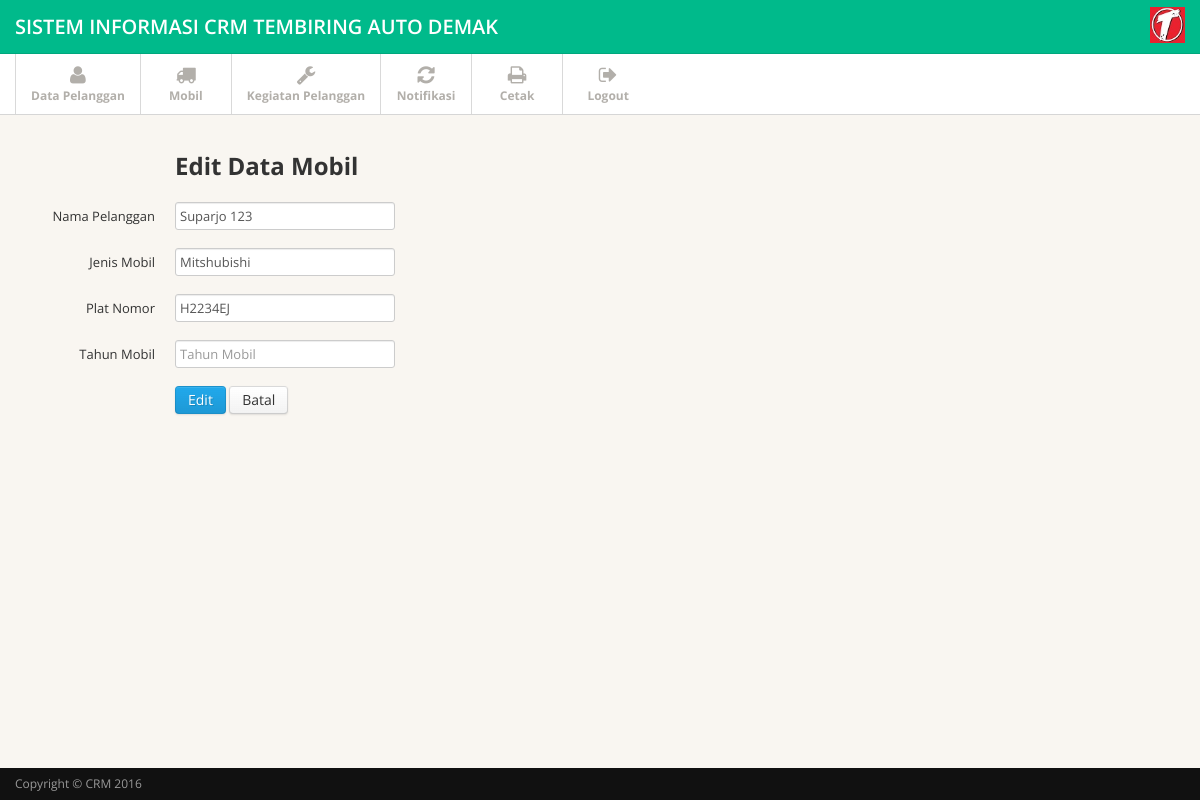
The page /edit_mobil.php?id=1 (signed in) on the database its author committed.
### tables this page shows
CREATE TABLE IF NOT EXISTS `mobil` (
  `id_mobil` int(5) unsigned NOT NULL AUTO_INCREMENT,
  `id_pelanggan` int(5) unsigned NOT NULL,
  `jenis_mobil` varchar(30) NOT NULL,
  `plat_nomor` varchar(15) NOT NULL,
  PRIMARY KEY (`id_mobil`),
  KEY `FK_mobil_pelanggan` (`id_pelanggan`)
);

CREATE TABLE IF NOT EXISTS `pelanggan` (
  `id_pelanggan` int(5) unsigned NOT NULL AUTO_INCREMENT,
  `nama` varchar(30) NOT NULL,
  `alamat` varchar(30) NOT NULL,
  `tanggal_lahir` date NOT NULL,
  `no_telepon` varchar(12) NOT NULL,
  PRIMARY KEY (`id_pelanggan`)
);

### sistem/db/MysqliDb.php (called while the page is built, shortened)
<?php
class MysqliDb
{
    public static $prefix = '';
    protected $_mysqli;
    protected $_query;
    protected $_queryOptions = array();
    protected $_join = array();
    protected $_orderBy = array();
    protected $_groupBy = array();
    protected $_bindParams = array('');
    protected $host;
    protected $username;
    protected $password;
    protected $db;
    protected $port;
    protected $charset;
    public $returnType = 'array';
    protected $_nestJoin = false;
    private $_tableName = '';
    protected $_mapKey = null;
    public function __construct($host = 'localhost', $username = 'root', $password = '', $db = 'crm', $port = null, $charset = 'utf8')
    {
        $isSubQuery = false;
        if (is_object($host)) {
            $this->_mysqli = $host;
        } else {
            $this->host = $host;
        }
        $this->username = $username;
        $this->password = $password;
        $this->db = $db;
        $this->port = $port;
        $this->charset = $charset;
    }
    public function connect()
    {
        $this->_mysqli = new mysqli($this->host, $this->username, $this->password, $this->db, $this->port);
        if ($this->charset) {
            $this->_mysqli->set_charset($this->charset);
        }
    }
    public function mysqli()
    {
        return $this->_mysqli;
    }
    protected function reset()
    {
        $this->_join = array();
        $this->_orderBy = array();
        $this->_groupBy = array();
        $this->_bindParams = array('');
        $this->_query = null;
        $this->_queryOptions = array();
        $this->returnType = 'array';
        $this->_nestJoin = false;
        $this->_tableName = '';
        $this->_mapKey = null;
    }
    public function get($tableName, $numRows = null, $columns = '*')
    {
        $column = is_array($columns) ? implode(', ', $columns) : $columns;
        if (strpos($tableName, '.') === false) {
            $this->_tableName = self::$prefix . $tableName;
        } else {
            $this->_tableName = $tableName;
        }
        $this->_query = 'SELECT ' . implode(' ', $this->_queryOptions) . ' ' .
            $column . " FROM " . $this->_tableName;
        $stmt = $this->_buildQuery($numRows);
        $stmt->execute();
        $res = $this->_dynamicBindResults($stmt);
        return $res;
    }
    public function join($joinTable, $joinCondition, $joinType = '')
    {
        $joinType = strtoupper(trim($joinType));
        if (!is_object($joinTable)) {
            $joinTable = self::$prefix . $joinTable;
        }
        $this->_join[] = Array($joinType, $joinTable, $joinCondition);
        return $this;
    }
    protected function _determineType($item)
    {
        switch (gettype($item)) {
            case 'NULL':
            case 'string':
                return 's';
                break;
        }
        return '';
    }
    protected function _bindParam($value)
    {
        $this->_bindParams[0] .= $this->_determineType($value);
        array_push($this->_bindParams, $value);
    }
    protected function _buildPair($operator, $value)
    {
        if (!is_object($value)) {
            return ' ' . $operator . ' ? ';
        }
        $subQuery = $value->getSubQuery();
        return " " . $operator . " (" . $subQuery['query'] . ") " . $subQuery['alias'];
    }
    protected function _buildQuery($numRows = null, $tableData = null)
    {
        $stmt = $this->_prepareQuery();
        if (count($this->_bindParams) > 1) {
            call_user_func_array(array($stmt, 'bind_param'), $this->refValues($this->_bindParams));
        }
        return $stmt;
    }
    protected function _dynamicBindResults(mysqli_stmt $stmt)
    {
        $parameters = array();
        $results = array();
        $mysqlLongType = 252;
        $shouldStoreResult = false;
        $meta = $stmt->result_metadata();
        $row = array();
        while ($field = $meta->fetch_field()) {
            if ($this->_nestJoin && $field->table != $this->_tableName) {
                $field->table = substr($field->table, strlen(self::$prefix));
                $row[$field->table][$field->name] = null;
                $parameters[] = & $row[$field->table][$field->name];
            } else {
                $row[$field->name] = null;
                $parameters[] = & $row[$field->name];
            }
        }
        call_user_func_array(array($stmt, 'bind_result'), $parameters);
        while ($stmt->fetch()) {
            if ($this->returnType == 'object') {
                $result = new stdClass ();
                foreach ($row as $key => $val) {
                    if (is_array($val)) {
                        $result->$key = new stdClass ();
                        foreach ($val as $k => $v) {
                            $result->$key->$k = $v;
                        }
                    } else {
                        $result->$key = $val;
                    }
                }
            } else {
                $result = array();
                foreach ($row as $key => $val) {
                    if (is_array($val)) {
                        foreach ($val as $k => $v) {
                            $result[$key][$k] = $v;
                        }
                    } else {
                        $result[$key] = $val;
                    }
                }
            }
            if ($this->_mapKey) {
                $results[$row[$this->_mapKey]] = count($row) > 2 ? $result : end($result);
            } else {
                array_push($results, $result);
            }
        }
        return $results;
    }
    protected function _buildJoin()
    {
        foreach ($this->_join as $data) {
            list ($joinType, $joinTable, $joinCondition) = $data;
            if (is_object($joinTable)) {
                $joinStr = $this->_buildPair("", $joinTable);
            } else {
                $joinStr = $joinTable;
            }
            $this->_query .= " " . $joinType . " JOIN " . $joinStr .
                (false !== stripos($joinCondition, 'using') ? " " : " on ")
                . $joinCondition;
        }
    }
    protected function _buildCondition($operator, &$conditions)
    {
        if (empty($conditions)) {
            return;
        }
        $this->_query .= ' ' . $operator;
        foreach ($conditions as $cond) {
            list ($concat, $varName, $operator, $val) = $cond;
            $this->_query .= " " . $concat . " " . $varName;
            switch (strtolower($operator)) {
                default:
                    if (is_array($val)) {
                        $this->_bindParams($val);
                    } elseif ($val === null) {
                        $this->_query .= $operator . " NULL";
                    } elseif ($val != 'DBNULL' || $val == '0') {
                        $this->_query .= $this->_buildPair($operator, $val);
                    }
            }
        }
    }
    protected function _buildGroupBy()
    {
        if (empty($this->_groupBy)) {
            return;
        }
        $this->_query .= " GROUP BY ";
        $this->_query = rtrim($this->_query, ', ') . " ";
    }
    protected function _buildOrderBy()
    {
        if (empty($this->_orderBy)) {
            return;
        }
        $this->_query .= " ORDER BY ";
        $this->_query = rtrim($this->_query, ', ') . " ";
    }
    protected function _prepareQuery()
    {
        if (!$stmt = $this->mysqli()->prepare($this->_query)) {
            $msg = "Problem preparing query ($this->_query) " . $this->mysqli()->error;
            $this->reset();
            throw new Exception($msg);
        }
        return $stmt;
    }
    protected function refValues(array &$arr)
    {
        if (strnatcmp(phpversion(), '5.3') >= 0) {
            $refs = array();
            foreach ($arr as $key => $value) {
                $refs[$key] = & $arr[$key];
            }
            return $refs;
        }
        return $arr;
    }
    protected function replacePlaceHolders($str, $vals)
    {
        $i = 1;
        $newStr = "";
        while ($pos = strpos($str, "?")) {
            $val = $vals[$i++];
            $newStr .= substr($str, 0, $pos) . "'" . $val . "'";
            $str = substr($str, $pos + 1);
        }
        $newStr .= $str;
        return $newStr;
    }
}

### edit_mobil.php (the view, shortened to what this page needs)
<?php include 'template/navbar.php'  ?>
<?php include 'template/subnavbar.php'  ?>
<?php
	include 'sistem/db/MysqliDb.php';
	$id_mobil = $_GET['id'];
	$db = new MysqliDb();
	$db->join('pelanggan p', 'p.id_pelanggan=m.id_pelanggan', 'LEFT');
    $db->where('m.id_mobil', $id_mobil);
	$mobil = $db->get('mobil m', null, 'p.nama, m.jenis_mobil, m.plat_nomor, m.id_mobil, m.id_pelanggan');
?>
<div class="main">
  <div class="main-inner">
    <div class="container">
      <div class="row">
        <div class="span6">
        	<form class="form-horizontal" action="proses_edit_mobil.php" method="post" accept-charset="utf-8">
        		<fieldset>
        		<h2 class="control-group controls">Edit Data Mobil</h2>
        		<div class="control-group">
					<label class="control-label" for="nama">Nama Pelanggan</label>
					<div class="controls">
						<input type="text" name="nama" id="nama" value="<?= $mobil[0]['nama'] ?>" placeholder="Nama Pelanggan">
					</div>
				</div>
				<div class="control-group">
					<label class="control-label" for="jenis_mobil">Jenis Mobil</label>
					<div class="controls">
						<input type="text" name="jenis_mobil" id="jenis_mobil" value="<?= $mobil[0]['jenis_mobil'] ?>" placeholder="Jenis Mobil">
					</div>
				</div>
				<div class="control-group">
					<label class="control-label" for="plat_nomor">Plat Nomor</label>
					<div class="controls">
						<input type="text" id="plat_nomor" name="plat_nomor" value="<?= $mobil[0]['plat_nomor'] ?>" placeholder="Plat Nomor">
					</div>
				</div>
				<div class="control-group">
					<label class="control-label" for="tahun">Tahun Mobil</label>
					<div class="controls">
						<input type="text" id="tahun" name="tahun" value="" placeholder="Tahun Mobil" required>
					</div>
				</div>
				<div class="controls">
				 	<button type="submit" class="btn btn-primary">Edit</button>
				 	<a href="mobil.php" class="btn btn-default" title="">Batal</a>
				</div>
        		</fieldset>
        	</form>
        </div>
      </div>
    </div>
  </div>
</div>
<?php include('template/footer.php')  ?>
</body>
</html>

### asset/css/style.css (style rules this page uses)
body { background: #f9f6f1; font: 13px/1.7em 'Open Sans'; }
input, button, select, textarea { font-family: 'Open Sans'; }
.main { padding-bottom: 2em; border-bottom: 1px solid #000; }

### template/navbar.php (style rules this page uses)
.main { padding-bottom: 2em; border-bottom: 0px; }

### rows shown on the page
mobil: nama "Suparjo 123", jenis_mobil "Mitshubishi", plat_nomor "H2234EJ"
